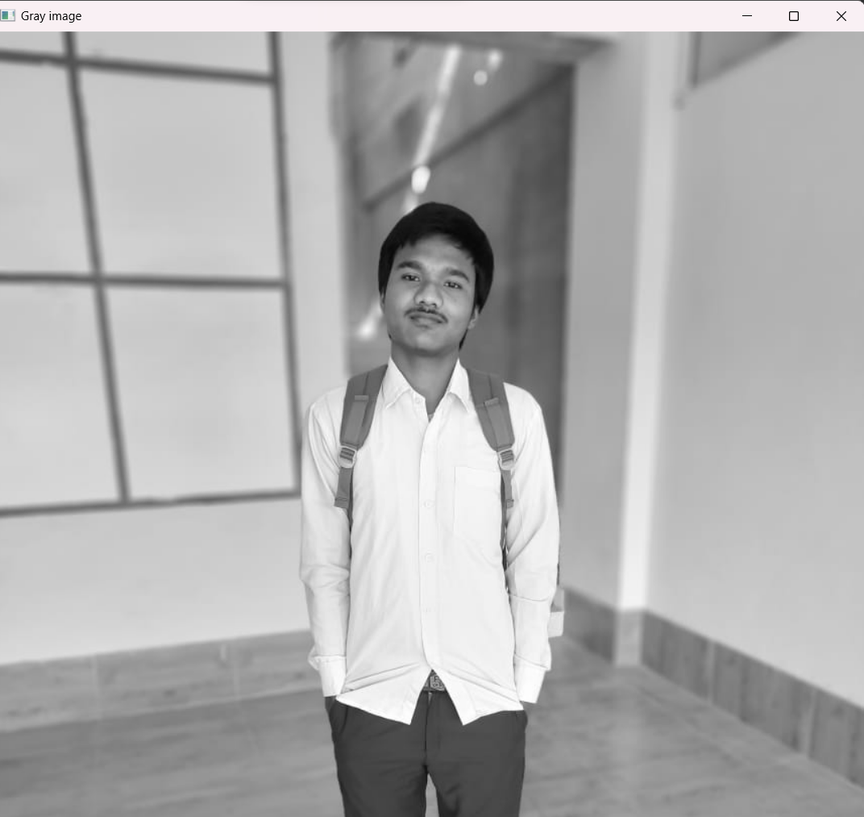
#> input picture isolatedPoint/gray.png, 864 x 817 px, shrunk from 1072 x 1013 before the run
$ python point.py
#> lines starting #> are read from the running program, lines starting #| are printed output that depends on the picture; after the words box and inside, x2 and y2 are one past the last pixel; in counts of white or black regions, pixels touching at a corner belong together
import cv2
import numpy as np


# Image negative
img = cv2.imread('gray.png',0)
#> img: shape (817, 864); min 0, max 255, mean 175.1

# To ascertain total numbers of
# rows and columns of the image,
# size of the image
m,n = img.shape
#> m = 817; n = 864

# To find the maximum grey level
# value in the image
L = img.max()
#> L = 255

# Maximum grey level value minus
# the original image gives the
# negative image
img_neg = L-img
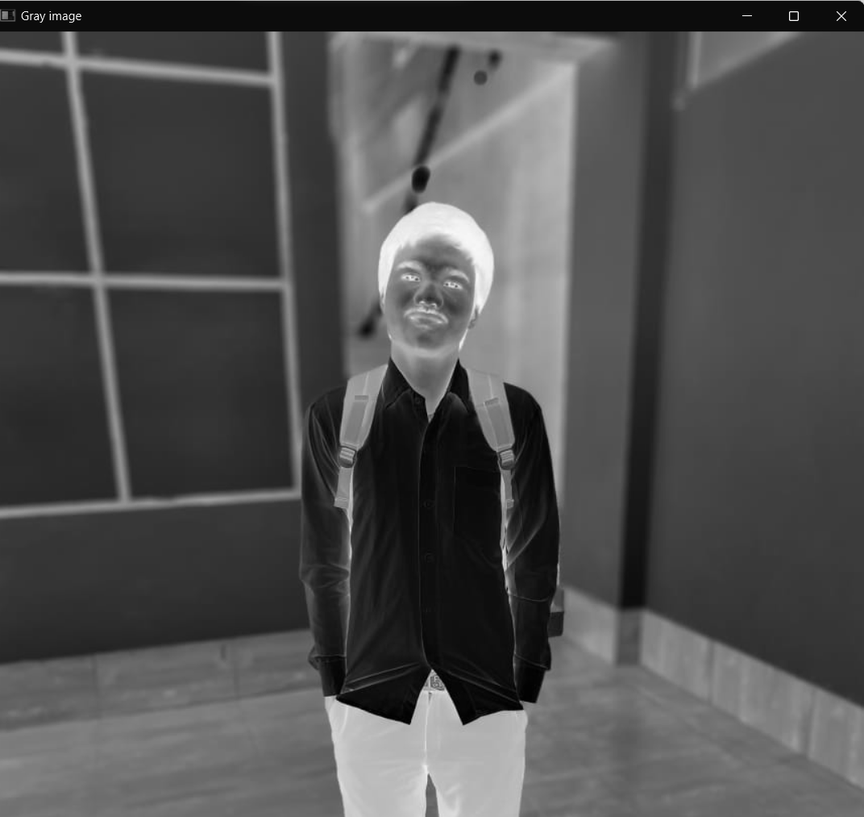
#> img_neg: shape (817, 864); min 0, max 255, mean 79.9

# convert the np array img_neg to
# a png image
cv2.imwrite('gray_negative.png', img_neg)

# Thresholding without background
# Let threshold =T
# Let pixel value in the original be denoted by r
# Let pixel value in the new image be denoted by s
# If r<T, s= 0
# If r>T, s=255

T = 150

# create a array of zeros
img_thresh = np.zeros((m,n), dtype = int)

for i in range(m):

	for j in range(n):

		if img[i,j] < T:
			img_thresh[i,j]= 0
		else:
			img_thresh[i,j] = 255
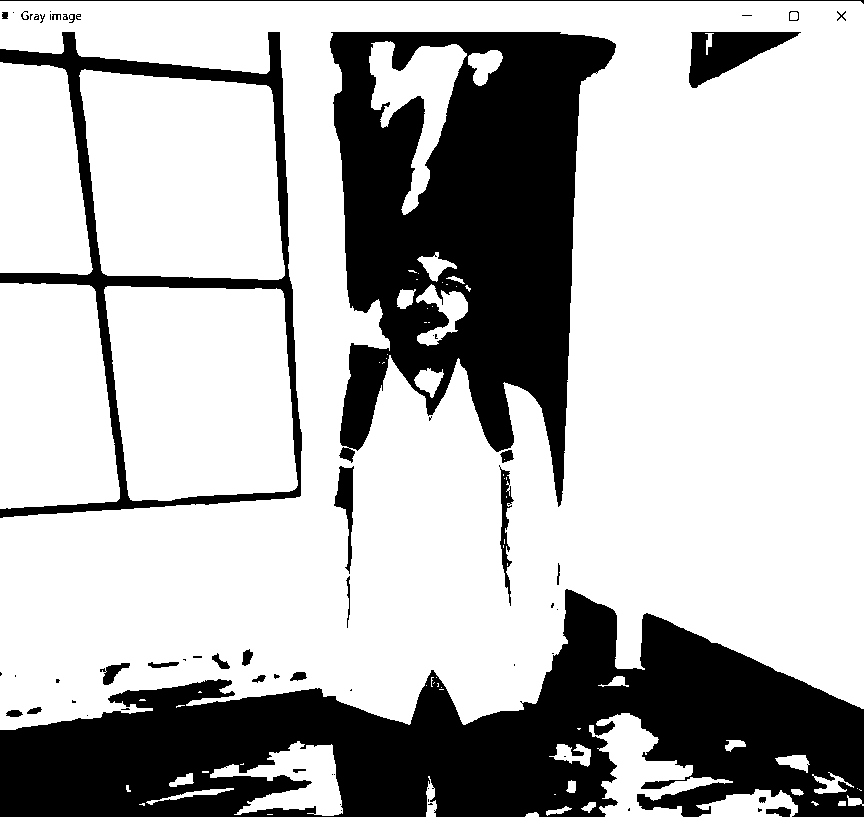
#> img_thresh: shape (817, 864) int64; 71.6% white; 63 black regions (36 under 20 px), largest, box (x1, y1, x2, y2) and area: (0, 589, 864, 817) 98897, (330, 32, 616, 507) 77212, (0, 32, 302, 518) 16704


# Convert array to png image
cv2.imwrite('gray_Thresh.png', img_thresh)

# the lower threshold value
T1 = 100

# the upper threshold value
T2 = 180

# create a array of zeros
img_thresh_back = np.zeros((m,n), dtype = int)

for i in range(m):

	for j in range(n):

		if T1 < img[i,j] < T2:
			img_thresh_back[i,j]= 255
		else:
			img_thresh_back[i,j] = img[i,j]
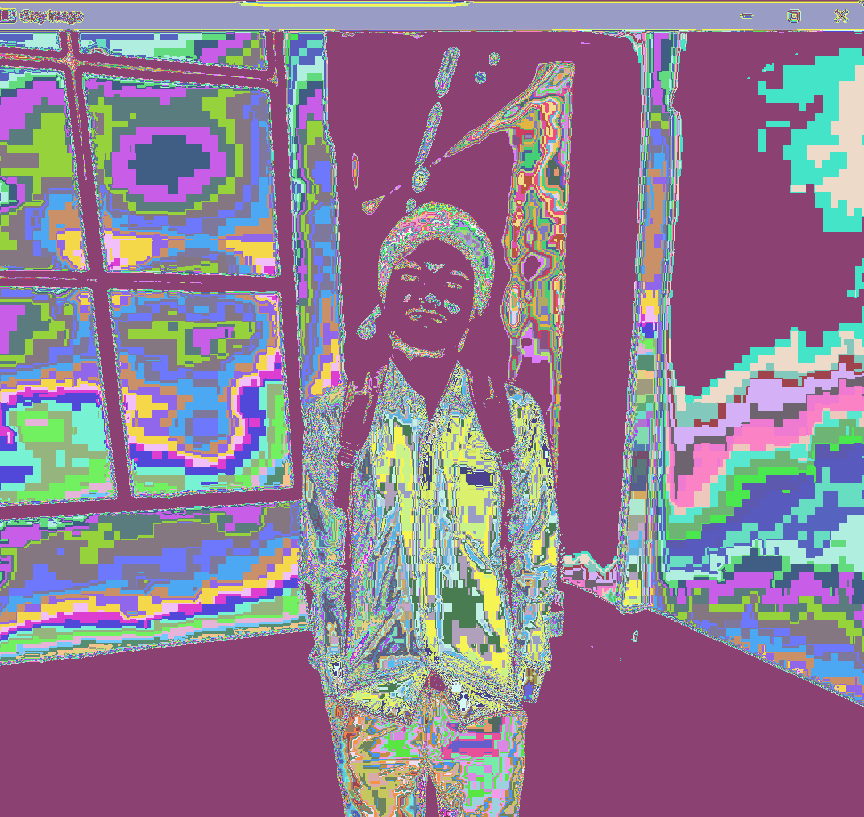
#> img_thresh_back: shape (817, 864) int64; 171 distinct labels, from 0 to 255; one colour per label, 0 black

# Convert array to png image
cv2.imwrite('gray_Thresh_Back.png', img_thresh_back)
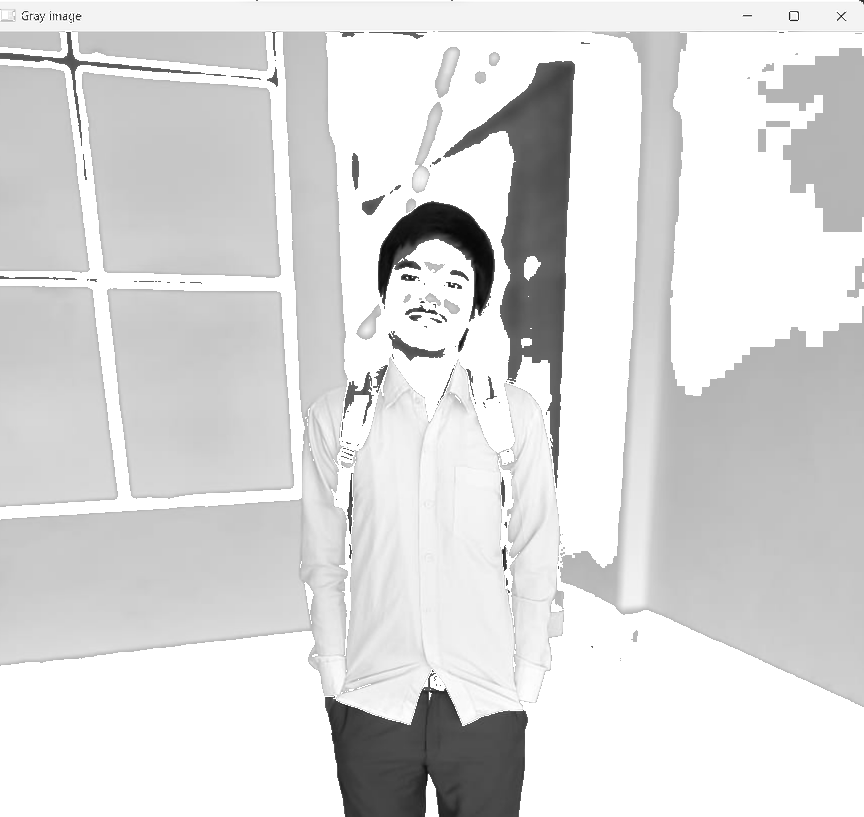
#> saved as gray_Thresh_Back.png: shape (817, 864); min 0, max 255, mean 217.9
